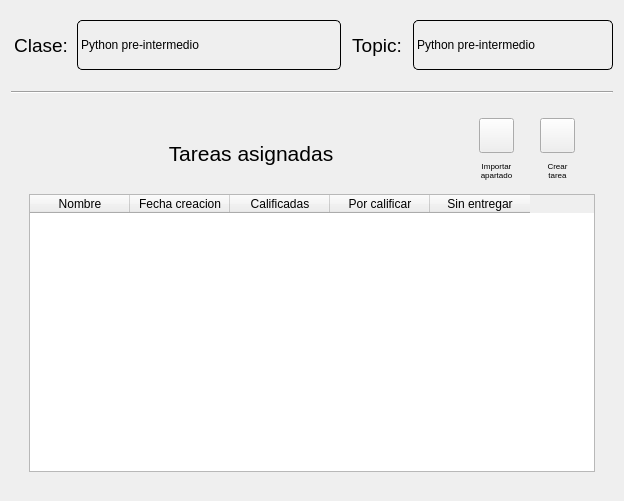
<?xml version="1.0" encoding="UTF-8"?>
<ui version="4.0">
 <class>Form</class>
 <widget class="QWidget" name="Form">
  <property name="geometry">
   <rect>
    <x>0</x>
    <y>0</y>
    <width>624</width>
    <height>501</height>
   </rect>
  </property>
  <property name="windowTitle">
   <string>Form</string>
  </property>
  <layout class="QVBoxLayout" name="verticalLayout_4">
   <property name="topMargin">
    <number>20</number>
   </property>
   <item>
    <layout class="QHBoxLayout" name="horizontalLayout_10">
     <property name="bottomMargin">
      <number>15</number>
     </property>
     <item>
      <widget class="QLabel" name="label_8">
       <property name="minimumSize">
        <size>
         <width>60</width>
         <height>50</height>
        </size>
       </property>
       <property name="maximumSize">
        <size>
         <width>50</width>
         <height>50</height>
        </size>
       </property>
       <property name="baseSize">
        <size>
         <width>40</width>
         <height>50</height>
        </size>
       </property>
       <property name="font">
        <font>
         <pointsize>14</pointsize>
        </font>
       </property>
       <property name="text">
        <string>Clase:</string>
       </property>
       <property name="alignment">
        <set>Qt::AlignCenter</set>
       </property>
      </widget>
     </item>
     <item>
      <widget class="QLabel" name="bel_nombreCurso">
       <property name="minimumSize">
        <size>
         <width>200</width>
         <height>50</height>
        </size>
       </property>
       <property name="maximumSize">
        <size>
         <width>16777215</width>
         <height>50</height>
        </size>
       </property>
       <property name="baseSize">
        <size>
         <width>200</width>
         <height>50</height>
        </size>
       </property>
       <property name="styleSheet">
        <string notr="true">border: 1px solid black;
border-radius:5px;</string>
       </property>
       <property name="text">
        <string>Python pre-intermedio</string>
       </property>
      </widget>
     </item>
     <item>
      <layout class="QHBoxLayout" name="horizontalLayout_11">
       <item>
        <widget class="QLabel" name="label_9">
         <property name="minimumSize">
          <size>
           <width>60</width>
           <height>50</height>
          </size>
         </property>
         <property name="maximumSize">
          <size>
           <width>50</width>
           <height>50</height>
          </size>
         </property>
         <property name="baseSize">
          <size>
           <width>40</width>
           <height>50</height>
          </size>
         </property>
         <property name="font">
          <font>
           <pointsize>14</pointsize>
          </font>
         </property>
         <property name="text">
          <string>Topic:</string>
         </property>
         <property name="alignment">
          <set>Qt::AlignCenter</set>
         </property>
        </widget>
       </item>
       <item>
        <widget class="QLabel" name="bel_nombreTopic">
         <property name="minimumSize">
          <size>
           <width>200</width>
           <height>50</height>
          </size>
         </property>
         <property name="maximumSize">
          <size>
           <width>16777215</width>
           <height>50</height>
          </size>
         </property>
         <property name="baseSize">
          <size>
           <width>200</width>
           <height>50</height>
          </size>
         </property>
         <property name="styleSheet">
          <string notr="true">border: 1px solid black;
border-radius:5px;</string>
         </property>
         <property name="text">
          <string>Python pre-intermedio</string>
         </property>
        </widget>
       </item>
      </layout>
     </item>
    </layout>
   </item>
   <item>
    <widget class="Line" name="line">
     <property name="orientation">
      <enum>Qt::Horizontal</enum>
     </property>
    </widget>
   </item>
   <item>
    <widget class="QStackedWidget" name="listWidget">
     <property name="toolTipDuration">
      <number>0</number>
     </property>
     <property name="styleSheet">
      <string notr="true">padding:0px;
margin:0px;

</string>
     </property>
     <property name="frameShape">
      <enum>QFrame::NoFrame</enum>
     </property>
     <property name="frameShadow">
      <enum>QFrame::Plain</enum>
     </property>
     <property name="currentIndex">
      <number>0</number>
     </property>
     <widget class="QWidget" name="page">
      <layout class="QVBoxLayout" name="verticalLayout_9">
       <item>
        <widget class="QWidget" name="widget_2" native="true">
         <layout class="QVBoxLayout" name="verticalLayout_8">
          <item>
           <layout class="QHBoxLayout" name="horizontalLayout_5">
            <item>
             <widget class="QLabel" name="label_7">
              <property name="minimumSize">
               <size>
                <width>0</width>
                <height>18</height>
               </size>
              </property>
              <property name="maximumSize">
               <size>
                <width>16777215</width>
                <height>40</height>
               </size>
              </property>
              <property name="font">
               <font>
                <pointsize>16</pointsize>
               </font>
              </property>
              <property name="text">
               <string>Tareas asignadas</string>
              </property>
              <property name="alignment">
               <set>Qt::AlignCenter</set>
              </property>
             </widget>
            </item>
            <item>
             <layout class="QVBoxLayout" name="verticalLayout_3">
              <property name="spacing">
               <number>0</number>
              </property>
              <property name="rightMargin">
               <number>20</number>
              </property>
              <item>
               <widget class="QPushButton" name="btn_importarTarea">
                <property name="minimumSize">
                 <size>
                  <width>35</width>
                  <height>35</height>
                 </size>
                </property>
                <property name="maximumSize">
                 <size>
                  <width>35</width>
                  <height>35</height>
                 </size>
                </property>
                <property name="baseSize">
                 <size>
                  <width>30</width>
                  <height>30</height>
                 </size>
                </property>
                <property name="styleSheet">
                 <string notr="true">
QPushButton {
border-image: url(:/main/IMAGENES/plus_off.png);
 }

QPushButton:hover {
border-image: url(:/main/IMAGENES/plus_on.png);
}

QPushButton:pressed {
border-image: url(:/main/IMAGENES/plus_off.png);
}
</string>
                </property>
                <property name="text">
                 <string/>
                </property>
               </widget>
              </item>
              <item>
               <widget class="QLabel" name="bel_agregar_or_guardar_apar">
                <property name="minimumSize">
                 <size>
                  <width>35</width>
                  <height>35</height>
                 </size>
                </property>
                <property name="maximumSize">
                 <size>
                  <width>35</width>
                  <height>35</height>
                 </size>
                </property>
                <property name="baseSize">
                 <size>
                  <width>30</width>
                  <height>30</height>
                 </size>
                </property>
                <property name="font">
                 <font>
                  <pointsize>6</pointsize>
                 </font>
                </property>
                <property name="text">
                 <string>Importar
apartado</string>
                </property>
                <property name="alignment">
                 <set>Qt::AlignCenter</set>
                </property>
                <property name="wordWrap">
                 <bool>true</bool>
                </property>
               </widget>
              </item>
             </layout>
            </item>
            <item>
             <layout class="QVBoxLayout" name="verticalLayout_5">
              <property name="spacing">
               <number>0</number>
              </property>
              <property name="rightMargin">
               <number>20</number>
              </property>
              <item>
               <widget class="QPushButton" name="btn_crearTarea">
                <property name="minimumSize">
                 <size>
                  <width>35</width>
                  <height>35</height>
                 </size>
                </property>
                <property name="maximumSize">
                 <size>
                  <width>35</width>
                  <height>35</height>
                 </size>
                </property>
                <property name="sizeIncrement">
                 <size>
                  <width>0</width>
                  <height>0</height>
                 </size>
                </property>
                <property name="baseSize">
                 <size>
                  <width>30</width>
                  <height>30</height>
                 </size>
                </property>
                <property name="styleSheet">
                 <string notr="true">QPushButton {
	border-image: url(:/main/IMAGENES/crear_off.png);
 }

QPushButton:hover {
border-image: url(:/main/IMAGENES/crear_on.png);
}

QPushButton:pressed {
border-image: url(:/main/IMAGENES/crear_off.png);
}
</string>
                </property>
                <property name="text">
                 <string/>
                </property>
               </widget>
              </item>
              <item>
               <widget class="QLabel" name="bel_agregar_or_guardar_apar_2">
                <property name="minimumSize">
                 <size>
                  <width>35</width>
                  <height>35</height>
                 </size>
                </property>
                <property name="maximumSize">
                 <size>
                  <width>35</width>
                  <height>35</height>
                 </size>
                </property>
                <property name="baseSize">
                 <size>
                  <width>30</width>
                  <height>30</height>
                 </size>
                </property>
                <property name="font">
                 <font>
                  <pointsize>6</pointsize>
                 </font>
                </property>
                <property name="text">
                 <string>Crear
tarea</string>
                </property>
                <property name="alignment">
                 <set>Qt::AlignCenter</set>
                </property>
                <property name="wordWrap">
                 <bool>true</bool>
                </property>
               </widget>
              </item>
             </layout>
            </item>
           </layout>
          </item>
          <item>
           <widget class="QTableWidget" name="tableWidget">
            <property name="minimumSize">
             <size>
              <width>0</width>
              <height>200</height>
             </size>
            </property>
            <column>
             <property name="text">
              <string>Nombre</string>
             </property>
            </column>
            <column>
             <property name="text">
              <string>Fecha creacion</string>
             </property>
            </column>
            <column>
             <property name="text">
              <string>Calificadas</string>
             </property>
            </column>
            <column>
             <property name="text">
              <string>Por calificar</string>
             </property>
            </column>
            <column>
             <property name="text">
              <string>Sin entregar</string>
             </property>
            </column>
           </widget>
          </item>
         </layout>
        </widget>
       </item>
      </layout>
     </widget>
     <widget class="QWidget" name="page_2">
      <layout class="QVBoxLayout" name="verticalLayout_7">
       <item>
        <widget class="QWidget" name="widget_3" native="true">
         <layout class="QVBoxLayout" name="verticalLayout">
          <item>
           <layout class="QHBoxLayout" name="horizontalLayout_9">
            <property name="spacing">
             <number>15</number>
            </property>
            <item>
             <layout class="QVBoxLayout" name="verticalLayout_6">
              <property name="spacing">
               <number>15</number>
              </property>
              <item>
               <layout class="QHBoxLayout" name="horizontalLayout_7">
                <item>
                 <widget class="QLabel" name="label_4">
                  <property name="minimumSize">
                   <size>
                    <width>100</width>
                    <height>30</height>
                   </size>
                  </property>
                  <property name="maximumSize">
                   <size>
                    <width>70</width>
                    <height>30</height>
                   </size>
                  </property>
                  <property name="text">
                   <string>Nombre:</string>
                  </property>
                  <property name="alignment">
                   <set>Qt::AlignCenter</set>
                  </property>
                 </widget>
                </item>
                <item>
                 <widget class="QLabel" name="bel_nombre">
                  <property name="minimumSize">
                   <size>
                    <width>200</width>
                    <height>30</height>
                   </size>
                  </property>
                  <property name="maximumSize">
                   <size>
                    <width>16777215</width>
                    <height>16777215</height>
                   </size>
                  </property>
                  <property name="styleSheet">
                   <string notr="true">border: 2px solid   black;
border-radius:5px
</string>
                  </property>
                  <property name="text">
                   <string/>
                  </property>
                 </widget>
                </item>
               </layout>
              </item>
              <item>
               <layout class="QHBoxLayout" name="horizontalLayout_8">
                <item>
                 <widget class="QLabel" name="label_5">
                  <property name="minimumSize">
                   <size>
                    <width>100</width>
                    <height>30</height>
                   </size>
                  </property>
                  <property name="maximumSize">
                   <size>
                    <width>70</width>
                    <height>30</height>
                   </size>
                  </property>
                  <property name="text">
                   <string>Fecha emision:</string>
                  </property>
                  <property name="alignment">
                   <set>Qt::AlignCenter</set>
                  </property>
                 </widget>
                </item>
                <item>
                 <widget class="QLabel" name="bel_fechaCreacion">
                  <property name="minimumSize">
                   <size>
                    <width>200</width>
                    <height>30</height>
                   </size>
                  </property>
                  <property name="maximumSize">
                   <size>
                    <width>16777215</width>
                    <height>16777215</height>
                   </size>
                  </property>
                  <property name="styleSheet">
                   <string notr="true">border: 2px solid   black;
border-radius:5px
</string>
                  </property>
                  <property name="text">
                   <string/>
                  </property>
                 </widget>
                </item>
               </layout>
              </item>
             </layout>
            </item>
            <item>
             <layout class="QVBoxLayout" name="verticalLayout_2">
              <property name="spacing">
               <number>0</number>
              </property>
              <item>
               <widget class="QPushButton" name="btn_refrescar">
                <property name="minimumSize">
                 <size>
                  <width>30</width>
                  <height>30</height>
                 </size>
                </property>
                <property name="maximumSize">
                 <size>
                  <width>50</width>
                  <height>50</height>
                 </size>
                </property>
                <property name="sizeIncrement">
                 <size>
                  <width>0</width>
                  <height>0</height>
                 </size>
                </property>
                <property name="baseSize">
                 <size>
                  <width>30</width>
                  <height>30</height>
                 </size>
                </property>
                <property name="styleSheet">
                 <string notr="true">QPushButton {
border-image: url(:/main/IMAGENES/cargar_off.png);
 }

QPushButton:hover {
border-image: url(:/main/IMAGENES/cargar_on.png);
}

QPushButton:pressed {
border-image: url(:/main/IMAGENES/cargar_off.png);
}
</string>
                </property>
                <property name="text">
                 <string/>
                </property>
               </widget>
              </item>
              <item>
               <widget class="QLabel" name="label_13">
                <property name="minimumSize">
                 <size>
                  <width>70</width>
                  <height>30</height>
                 </size>
                </property>
                <property name="maximumSize">
                 <size>
                  <width>50</width>
                  <height>50</height>
                 </size>
                </property>
                <property name="baseSize">
                 <size>
                  <width>30</width>
                  <height>30</height>
                 </size>
                </property>
                <property name="font">
                 <font>
                  <pointsize>8</pointsize>
                 </font>
                </property>
                <property name="text">
                 <string>Refrescar</string>
                </property>
                <property name="alignment">
                 <set>Qt::AlignCenter</set>
                </property>
               </widget>
              </item>
             </layout>
            </item>
           </layout>
          </item>
          <item>
           <layout class="QHBoxLayout" name="horizontalLayout_12">
            <item>
             <layout class="QHBoxLayout" name="horizontalLayout_2">
              <item>
               <widget class="QLabel" name="label_3">
                <property name="minimumSize">
                 <size>
                  <width>70</width>
                  <height>30</height>
                 </size>
                </property>
                <property name="maximumSize">
                 <size>
                  <width>70</width>
                  <height>30</height>
                 </size>
                </property>
                <property name="text">
                 <string>Calificadas:</string>
                </property>
                <property name="alignment">
                 <set>Qt::AlignCenter</set>
                </property>
               </widget>
              </item>
              <item>
               <widget class="QLabel" name="bel_noTareasCalificadas">
                <property name="minimumSize">
                 <size>
                  <width>30</width>
                  <height>30</height>
                 </size>
                </property>
                <property name="maximumSize">
                 <size>
                  <width>40</width>
                  <height>40</height>
                 </size>
                </property>
                <property name="styleSheet">
                 <string notr="true">border: 2px solid   black;
border-radius:5px
</string>
                </property>
                <property name="text">
                 <string/>
                </property>
               </widget>
              </item>
             </layout>
            </item>
            <item>
             <layout class="QHBoxLayout" name="horizontalLayout_4">
              <item>
               <widget class="QLabel" name="label_14">
                <property name="minimumSize">
                 <size>
                  <width>70</width>
                  <height>30</height>
                 </size>
                </property>
                <property name="maximumSize">
                 <size>
                  <width>70</width>
                  <height>30</height>
                 </size>
                </property>
                <property name="text">
                 <string>Por calificar:</string>
                </property>
                <property name="alignment">
                 <set>Qt::AlignCenter</set>
                </property>
               </widget>
              </item>
              <item>
               <widget class="QLabel" name="bel_noTareasPorCalificar">
                <property name="minimumSize">
                 <size>
                  <width>30</width>
                  <height>30</height>
                 </size>
                </property>
                <property name="maximumSize">
                 <size>
                  <width>40</width>
                  <height>40</height>
                 </size>
                </property>
                <property name="styleSheet">
                 <string notr="true">border: 2px solid   black;
border-radius:5px
</string>
                </property>
                <property name="text">
                 <string/>
                </property>
               </widget>
              </item>
             </layout>
            </item>
            <item>
             <layout class="QHBoxLayout" name="horizontalLayout_6">
              <item>
               <widget class="QLabel" name="label_18">
                <property name="minimumSize">
                 <size>
                  <width>70</width>
                  <height>30</height>
                 </size>
                </property>
                <property name="maximumSize">
                 <size>
                  <width>70</width>
                  <height>30</height>
                 </size>
                </property>
                <property name="text">
                 <string>Por entregar:</string>
                </property>
                <property name="alignment">
                 <set>Qt::AlignCenter</set>
                </property>
               </widget>
              </item>
              <item>
               <widget class="QLabel" name="bel_noTareasPorEntregar">
                <property name="minimumSize">
                 <size>
                  <width>30</width>
                  <height>30</height>
                 </size>
                </property>
                <property name="maximumSize">
                 <size>
                  <width>40</width>
                  <height>40</height>
                 </size>
                </property>
                <property name="styleSheet">
                 <string notr="true">border: 2px solid   black;
border-radius:5px
</string>
                </property>
                <property name="text">
                 <string/>
                </property>
               </widget>
              </item>
             </layout>
            </item>
           </layout>
          </item>
          <item>
           <layout class="QHBoxLayout" name="horizontalLayout_13">
            <property name="spacing">
             <number>50</number>
            </property>
            <item>
             <widget class="QLabel" name="label">
              <property name="text">
               <string/>
              </property>
             </widget>
            </item>
            <item>
             <widget class="QPushButton" name="btn_calificarVivo">
              <property name="minimumSize">
               <size>
                <width>110</width>
                <height>90</height>
               </size>
              </property>
              <property name="maximumSize">
               <size>
                <width>150</width>
                <height>110</height>
               </size>
              </property>
              <property name="baseSize">
               <size>
                <width>110</width>
                <height>90</height>
               </size>
              </property>
              <property name="text">
               <string>Calificar en vivo</string>
              </property>
             </widget>
            </item>
            <item>
             <widget class="QPushButton" name="btn_calificarPendientes">
              <property name="minimumSize">
               <size>
                <width>110</width>
                <height>90</height>
               </size>
              </property>
              <property name="maximumSize">
               <size>
                <width>150</width>
                <height>110</height>
               </size>
              </property>
              <property name="sizeIncrement">
               <size>
                <width>110</width>
                <height>90</height>
               </size>
              </property>
              <property name="text">
               <string>Calificar
pendientes</string>
              </property>
             </widget>
            </item>
            <item>
             <widget class="QLabel" name="label_2">
              <property name="text">
               <string/>
              </property>
             </widget>
            </item>
           </layout>
          </item>
          <item>
           <layout class="QHBoxLayout" name="horizontalLayout_14">
            <item>
             <widget class="QCommandLinkButton" name="btn_regresar">
              <property name="minimumSize">
               <size>
                <width>100</width>
                <height>40</height>
               </size>
              </property>
              <property name="maximumSize">
               <size>
                <width>120</width>
                <height>40</height>
               </size>
              </property>
              <property name="text">
               <string>Regresar </string>
              </property>
              <property name="icon">
               <iconset resource="../../../img.qrc">
                <normaloff>:/main/IMAGENES/regresar_on.png</normaloff>
                <normalon>:/main/IMAGENES/regresar_off.png</normalon>:/main/IMAGENES/regresar_on.png</iconset>
              </property>
              <property name="checkable">
               <bool>false</bool>
              </property>
             </widget>
            </item>
            <item>
             <spacer name="horizontalSpacer">
              <property name="orientation">
               <enum>Qt::Horizontal</enum>
              </property>
              <property name="sizeHint" stdset="0">
               <size>
                <width>40</width>
                <height>20</height>
               </size>
              </property>
             </spacer>
            </item>
           </layout>
          </item>
         </layout>
        </widget>
       </item>
      </layout>
     </widget>
    </widget>
   </item>
  </layout>
 </widget>
 <resources>
  <include location="../../../img.qrc"/>
 </resources>
 <connections/>
</ui>
